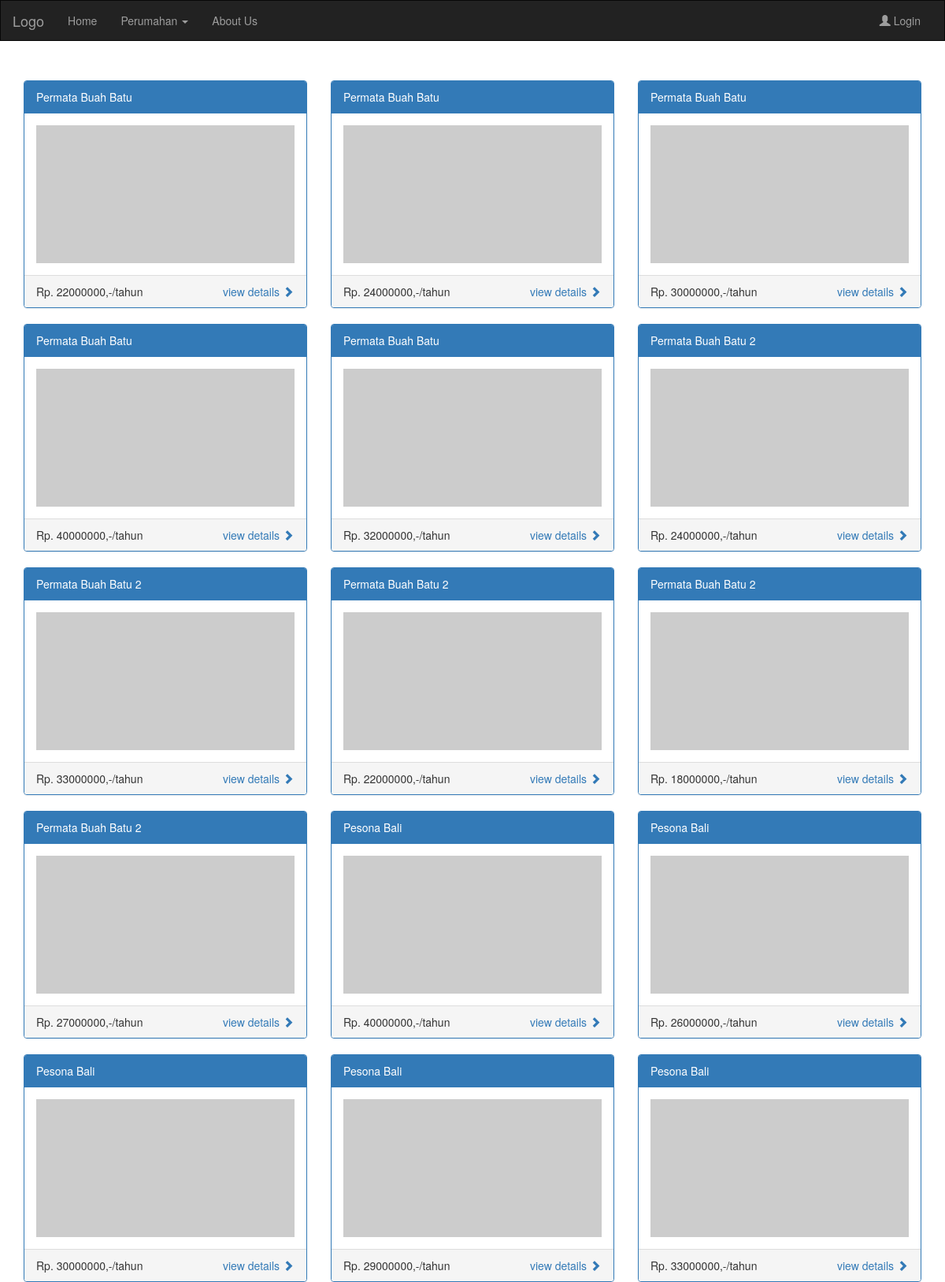
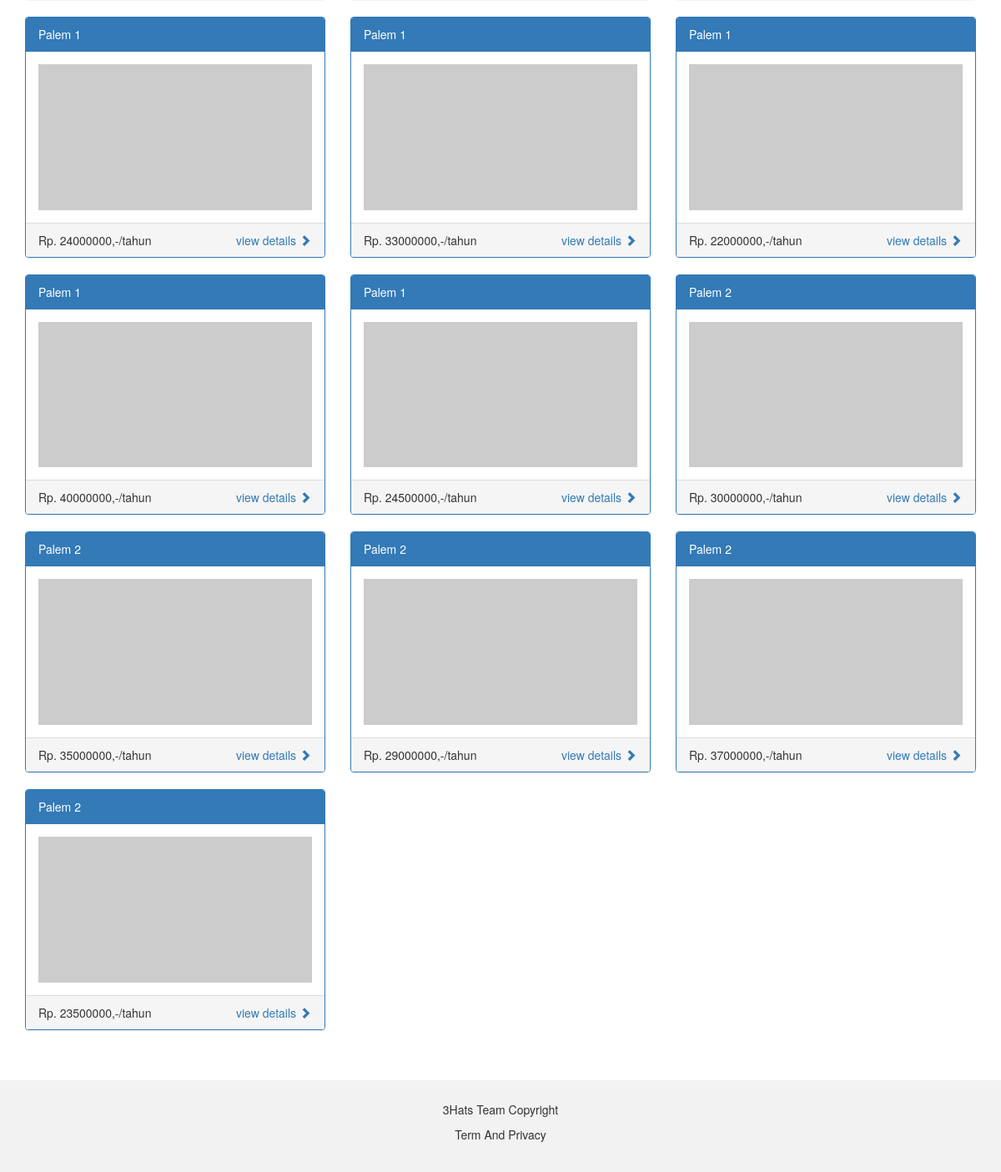
Page /Home.php on the committed database (2 pictures, top to bottom).
### tables this page shows
CREATE TABLE `rumah_kontrakan` (
  `id_rumah` int(11) NOT NULL,
  `id_perum` int(11) NOT NULL,
  `alamat` varchar(40) NOT NULL,
  `harga` int(10) NOT NULL,
  `kmr_tidur` int(10) NOT NULL,
  `kmr_mandi` int(10) NOT NULL,
  `air` varchar(35) NOT NULL,
  `fasilitas` varchar(40) NOT NULL,
  `gambar` varchar(40) NOT NULL,
  `username` varchar(40) NOT NULL
);

CREATE TABLE `perumahan` (
  `id_perum` int(11) NOT NULL,
  `nama_perum` varchar(40) NOT NULL
);

### Home.php (the view, shortened to what this page needs)
<?php include("Connections.php")?>
<!DOCTYPE html>
<html lang="en">
<head>
	<link type="text/css" rel="stylesheet" href="bootstrap/css/bootstrap.min.css">
</head>
<body>
	<nav class="navbar navbar-inverse">
		<div class="container-fluid">
			<div class="navbar-header">
				<a class="navbar-brand" href="#">Logo</a>
			</div>
			<div class="collapse navbar-collapse" id="myNavbar">
				<ul class="nav navbar-nav">
					<li><a href="Home.php" data-toggle="pill">Home</a></li>
					<li class="dropdown"><a class="dropdown-toggle" data-toggle="dropdown" href="#menu1">Perumahan
						<span class="caret"></span></a>
					</li>
					<li><a href="AboutUs.php">About Us</a></li>
				</ul>
				<ul class="nav navbar-nav navbar-right">
					<?php session_start();
						if(isset($_SESSION['login']) == true){ ?>
							<ul class="nav navbar-nav navbar-right">
								<li class="dropdown"><a data-toggle="dropdown" href=""><span class="glyphicon glyphicon-user"></span> Hello <?php echo $_SESSION['login'] ?></a>
									<ul class="dropdown-menu">
										<li><a href="">Profile</a></li>
										<li><a href="Logout.php">Logout</a></li>
									</ul>
								</li>
							</ul> <?php
						} else { ?>
							<li><a href="FormLogin.php"><span class="glyphicon glyphicon-user"></span> Login</a></li> <?php
						}
						?>
				</ul>
			</div>
		</div>
	</nav>
	<?php
		$sql = mysqli_query($conn, "SELECT * FROM rumah_kontrakan, perumahan where rumah_kontrakan.id_perum = perumahan.id_perum");
		$cek = mysqli_num_rows($sql);
		if($sql){ ?>
			<div class="container">
				<div class="row"> <?php
			if($cek){
				while($view = mysqli_fetch_array($sql)){
					$namaPerum = $view['nama_perum'];
					$harga = $view['harga'];
					?>
					<div class="col-sm-4">
						<div class="panel panel-primary">
							<div class="panel-heading"><?php echo $namaPerum ?></div>
							<div class="panel-body"><img src="https://placehold.it/150x80?text=IMAGE" class="img-responsive" style="width:100%" alt="Image"></div>
							<div class="panel-footer">Rp. <?php echo $harga ?>,-/tahun
								<div class="navbar-right" style="margin-right:1px">
									<a href=""> view details <span class="glyphicon glyphicon-chevron-right"></span></a>
									</div>
							</div>
						</div>
					</div> <?php
				} ?>
					</div><br><br>
				</div> <?php
			}
		}
	?>
	<footer class="container-fluid text-center">
		<p>3Hats Team Copyright</p>
		<p>Term And Privacy</p>
	</footer>
</body>
</html>

### Home.php (style rules this page uses)
.navbar { margin-bottom: 50px; border-radius: 0; }
footer { background-color: #f2f2f2; padding: 25px; }

### rows in the picture
rumah_kontrakan: id_perum.nama_perum "Permata Buah Batu", harga "22000000"
rumah_kontrakan: id_perum.nama_perum "Permata Buah Batu", harga "24000000"
rumah_kontrakan: id_perum.nama_perum "Permata Buah Batu", harga "30000000"
rumah_kontrakan: id_perum.nama_perum "Permata Buah Batu", harga "40000000"
rumah_kontrakan: id_perum.nama_perum "Permata Buah Batu", harga "32000000"
rumah_kontrakan: id_perum.nama_perum "Permata Buah Batu 2", harga "24000000"
rumah_kontrakan: id_perum.nama_perum "Permata Buah Batu 2", harga "33000000"
rumah_kontrakan: id_perum.nama_perum "Permata Buah Batu 2", harga "22000000"
rumah_kontrakan: id_perum.nama_perum "Permata Buah Batu 2", harga "18000000"
rumah_kontrakan: id_perum.nama_perum "Permata Buah Batu 2", harga "27000000"
rumah_kontrakan: id_perum.nama_perum "Pesona Bali", harga "40000000"
rumah_kontrakan: id_perum.nama_perum "Pesona Bali", harga "26000000"
rumah_kontrakan: id_perum.nama_perum "Pesona Bali", harga "30000000"
rumah_kontrakan: id_perum.nama_perum "Pesona Bali", harga "29000000"
rumah_kontrakan: id_perum.nama_perum "Pesona Bali", harga "33000000"
rumah_kontrakan: id_perum.nama_perum "Palem 1", harga "24000000"
rumah_kontrakan: id_perum.nama_perum "Palem 1", harga "33000000"
rumah_kontrakan: id_perum.nama_perum "Palem 1", harga "22000000"
rumah_kontrakan: id_perum.nama_perum "Palem 1", harga "40000000"
rumah_kontrakan: id_perum.nama_perum "Palem 1", harga "24500000"
rumah_kontrakan: id_perum.nama_perum "Palem 2", harga "30000000"
rumah_kontrakan: id_perum.nama_perum "Palem 2", harga "35000000"
rumah_kontrakan: id_perum.nama_perum "Palem 2", harga "29000000"
rumah_kontrakan: id_perum.nama_perum "Palem 2", harga "37000000"
rumah_kontrakan: id_perum.nama_perum "Palem 2", harga "23500000"
